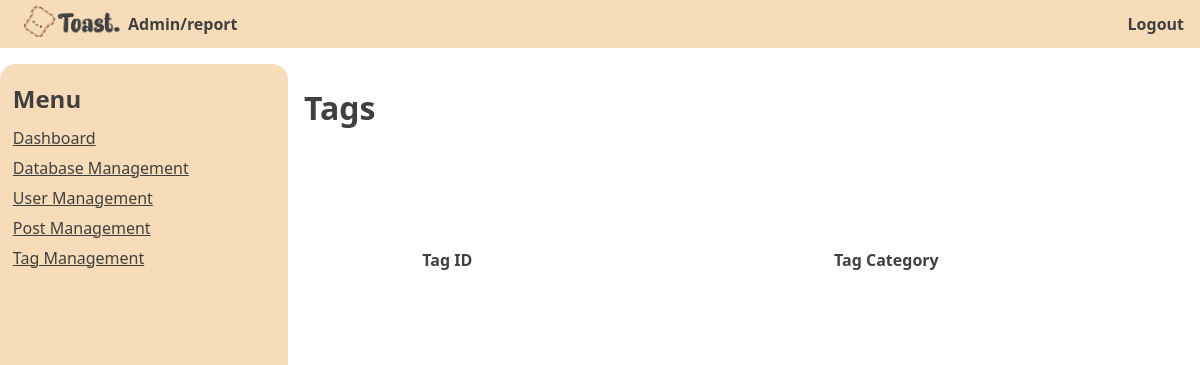
Page /admin/view.php?page=tags on the earlier database version.
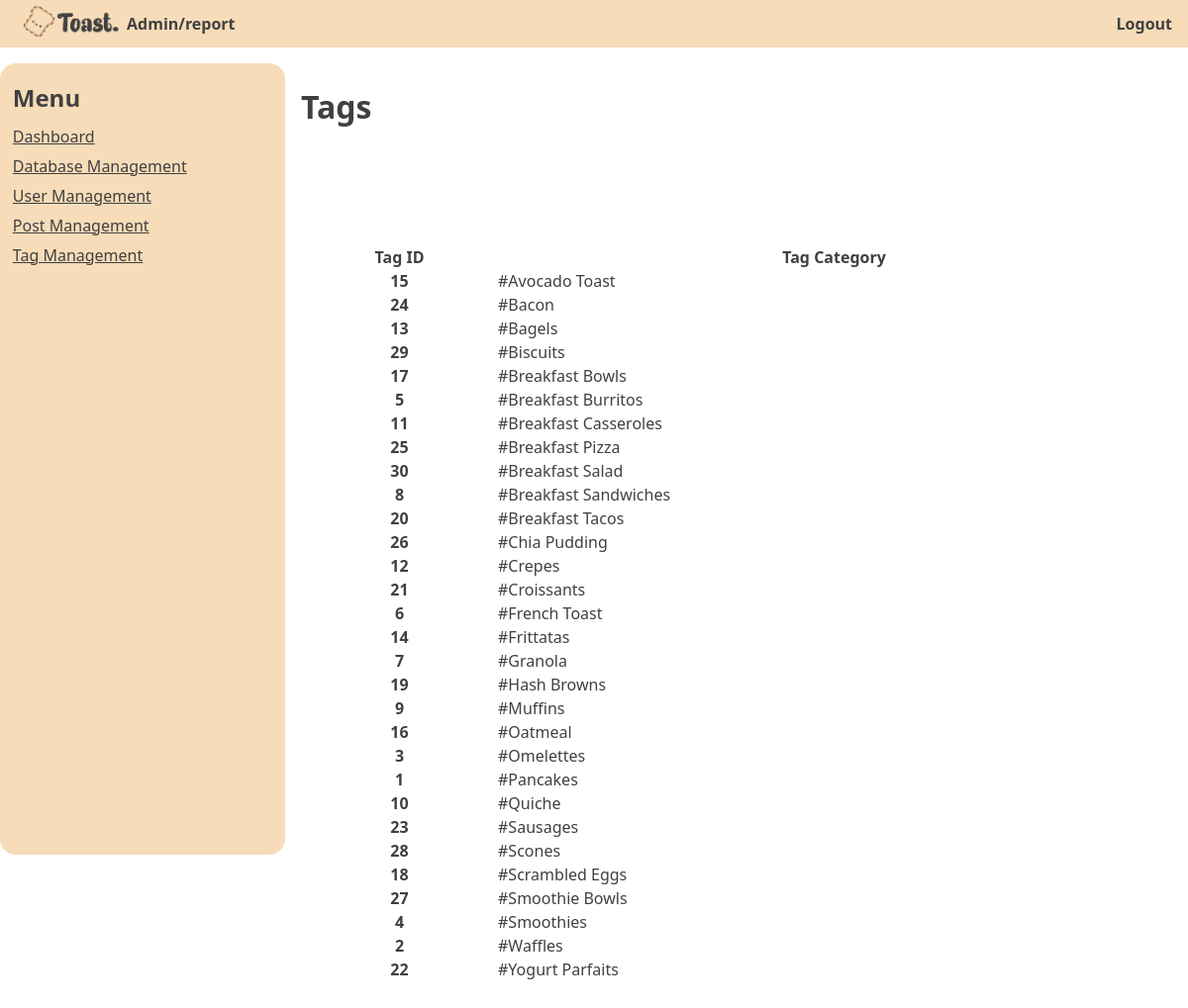
Same page on the later database version.
### tables this page shows
CREATE TABLE `tags` (
  `Tag_ID` int(11) NOT NULL,
  `Tag_Category` varchar(255) NOT NULL
);

### admin/view.php (called while the page is built, shortened)
<?php
$showSidebar = true;
include 'adminPage/' . $_GET['page'] . '.php';
include '../layout/adminLayout.php';
?>

### admin/adminPage/tags.php (the view, shortened to what this page needs)
<?php
$showNavBar = true;
$adminDirectory = "report";
include '../php/db_connection.php';
?>
<div class="div">
    <br>
    <h1>Tags</h1>
    <br>
</div>
<table class="table">
  <thead>
    <tr>
      <th scope="col">Tag ID</th>
      <th scope="col">Tag Category</th>
    </tr>
  </thead>
  <tbody>
  <?php
  $sql="SELECT * FROM tags";
  $result=mysqli_query($connection,$sql);
    while($row = mysqli_fetch_assoc($result)){
        $tagID=$row['Tag_ID'];
        $tagCategory=$row['Tag_Category'];
        echo ' <tr>
        <th scope="row">'.$tagID.'</th>
        <td>'.$tagCategory.'</td>
        </tr>
        ';
    }
  ?>
<?php
$pageContents = ob_get_clean();
?>

### Layout/adminLayout.php (shortened to what this page needs)
<?php
if ($showNavBar) {
    $navBarVisibility = "flex";
} else {
    $navBarVisibility = "none";
}
?>
<!DOCTYPE html>
<html lang="en">
<head>
    <link rel="stylesheet" href="../css/adminDefault.css">
</head>
<body>
    <div style="display: <?php echo $navBarVisibility; ?>" class="nav" id="navbar">
        <div class="headerleft">
            <div class="logobutton">
                <ul>
                    <li><a href="view.php?page=dashboard"><img class="logo" src="..\assets\images\Toast Logo.png" alt="logo"></a></li>
                </ul>
            </div>
            <h3>Admin/<?php echo $adminDirectory?></h3>
        </div>
        <div class="headerright">
                <a href="#" onclick="logout()"><h3>Logout</h3></a>
            </div>
        </div>
    <div class="contents">
        <div class="leftColumn">
            <div class="tags">
                <h2>Menu</h2>
                <ul>
                    <li><a href="view.php?page=dashboard">Dashboard</a></li>
                    <li><a href="view.php?page=database">Database Management</a></li>
                    <li><a href="view.php?page=users">User Management</a></li>
                    <li><a href="view.php?page=posts">Post Management</a></li>
                    <li><a href="view.php?page=tags">Tag Management</a></li>
                </ul>
            </div>
        </div>
        <div class="rightColumn">
            <?php if ($showSidebar) {echo $pageContents;}?>
        </div>
    </div>
</body>
</html>

### css/adminDefault.css (style rules this page uses)
:root { --background-default: #ffffff; --background-light: #fff5e7; --clr-dark: #404040; --clr-primary: #f7dcb9; --clr-primary-darken: #f5d2a4; }
* { margin: 0; padding: 0; list-style-type: none; text-decoration: none; font-family: system-ui, -apple-system, BlinkMacSystemFont, 'Segoe UI', Roboto, Oxygen, Ubuntu, Cantarell, 'Open Sans', 'Helvetica Neue', sans-serif; color: var(--clr-dark); box-sizing: border-box; }
html, body { min-height: 100vh; max-width: 100vw; }
h1 { font-size: 2rem; }
h2 { font-size: 1.5rem; }
h3 { font-size: 1rem; }
.nav { background-color: var(--clr-primary); height: 3em; width: 100%; display: flex; justify-content: space-between; align-items: center; position: fixed; z-index: 989; transition: all 0.3s ease; left: 0; right: 0; padding: 1em 1em; margin-left: auto; margin-right: auto; }
.headerright, .headerleft { height: 100%; display: flex; align-items: center; }
.logo { max-width: 7em; width: 100%; height: auto; padding: 0 0.5em; }
.leftColumn { display: flex; height: 100%; flex-direction: column; width: 18rem; box-sizing: border-box; }
.tags { width: 18em; height: 100vh; position: fixed; background-color: var(--clr-primary); display: flex; flex-direction: column; padding: 1.1em 0.8em; border-radius: 1em; z-index: 3; }
.tags h2 { margin-bottom: 0.5em; }
.tags ul { display: flex; flex-direction: column; text-decoration: underline; gap: 0.5em; }
.rightColumn { display: flex; height: 100%; width: calc(100% - 18rem - 40px); background-color: var(--background-default); background-color: var(--background-default); flex-direction: column; padding: 0 1em; padding-bottom: 4em; gap: 3em; box-sizing: border-box; overflow-y: auto; }
.contents { width: 100%; height: 100%; display: flex; flex-direction: row; padding-top: 4rem; overflow-y: hidden; }
@media (min-width: 976px) { .rightColumn { width: calc(100% - 18rem); } }

Differences in the rows shown:
added tags: Tag_ID "15", Tag_Category "#Avocado Toast"
added tags: Tag_ID "24", Tag_Category "#Bacon"
added tags: Tag_ID "13", Tag_Category "#Bagels"
added tags: Tag_ID "29", Tag_Category "#Biscuits"
added tags: Tag_ID "17", Tag_Category "#Breakfast Bowls"
added tags: Tag_ID "5", Tag_Category "#Breakfast Burritos"
added tags: Tag_ID "11", Tag_Category "#Breakfast Casseroles"
added tags: Tag_ID "25", Tag_Category "#Breakfast Pizza"
added tags: Tag_ID "30", Tag_Category "#Breakfast Salad"
added tags: Tag_ID "8", Tag_Category "#Breakfast Sandwiches"
added tags: Tag_ID "20", Tag_Category "#Breakfast Tacos"
added tags: Tag_ID "26", Tag_Category "#Chia Pudding"
added tags: Tag_ID "12", Tag_Category "#Crepes"
added tags: Tag_ID "21", Tag_Category "#Croissants"
added tags: Tag_ID "6", Tag_Category "#French Toast"
added tags: Tag_ID "14", Tag_Category "#Frittatas"
added tags: Tag_ID "7", Tag_Category "#Granola"
added tags: Tag_ID "19", Tag_Category "#Hash Browns"
added tags: Tag_ID "9", Tag_Category "#Muffins"
added tags: Tag_ID "16", Tag_Category "#Oatmeal"
added tags: Tag_ID "3", Tag_Category "#Omelettes"
added tags: Tag_ID "1", Tag_Category "#Pancakes"
added tags: Tag_ID "10", Tag_Category "#Quiche"
added tags: Tag_ID "23", Tag_Category "#Sausages"
added tags: Tag_ID "28", Tag_Category "#Scones"
added tags: Tag_ID "18", Tag_Category "#Scrambled Eggs"
added tags: Tag_ID "27", Tag_Category "#Smoothie Bowls"
added tags: Tag_ID "4", Tag_Category "#Smoothies"
added tags: Tag_ID "2", Tag_Category "#Waffles"
added tags: Tag_ID "22", Tag_Category "#Yogurt Parfaits"
